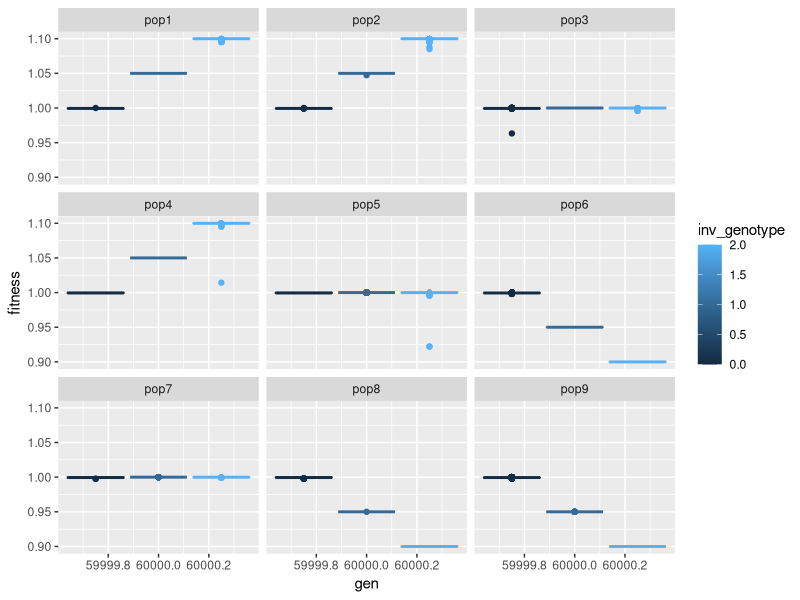
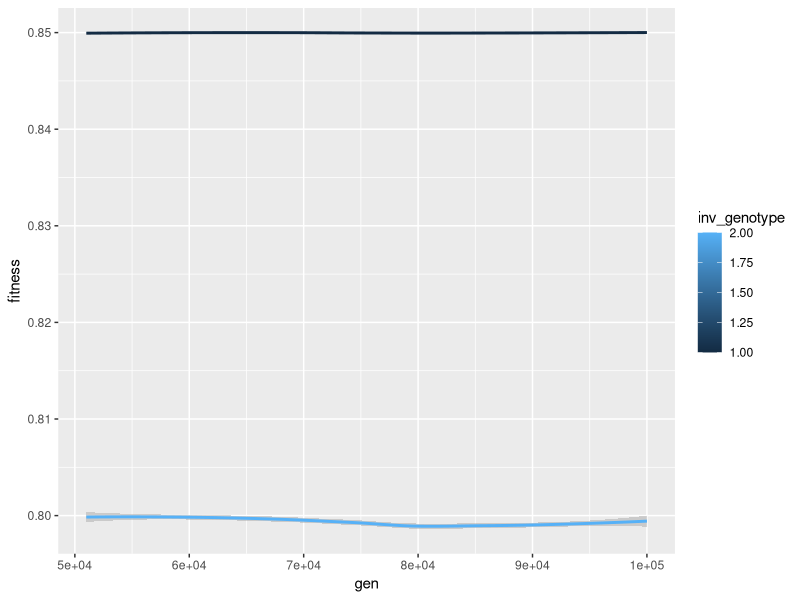

The R source for these figures, in order:
library(tidyverse)
data <- read_delim("./data/full_runs/12/12_parsed_fitness.csv", skip = 1,col_names=F) %>% # Skips the column names (first column) and says there are no column names for this data set
  rename(gen=X1,pop=X2)
data <- data %>% # %>% is a pipe function
  pivot_longer(c(-gen,-pop), names_to = "sample",values_to = "fitness") # This converts this 'wide data' to tidy data
genotypes <- read_delim("./data/full_runs/12/12_parsed_genotypes.csv",
                        skip = 1,col_names=F) %>%
  rename(gen=X1,pop=X2)
genotypes <- genotypes %>%
  pivot_longer(c(-gen,-pop), names_to = "sample",values_to = "inv_genotype")
all_data <- data %>%
  inner_join(genotypes)
#Fitness is reduced for inversion samples due to deleterious mutation build up
all_data %>%
  filter(gen == 60000) %>%
  #Normalize the fitness based on the inversion genotype
  ggplot(.,aes(x=gen,y=fitness,color=inv_genotype,group=as.factor(inv_genotype))) +
  geom_boxplot() +
  facet_wrap(~pop)
all_data %>%
  filter(pop == "pop6") %>%
  #Normalize the fitness based on the inversion genotype
  mutate(fitness = case_when(inv_genotype >= 1 ~ fitness - 0.1, # Case when is if statement in mutate, mutate is find and replace data
                             TRUE ~ fitness)) %>%
  ggplot(.,aes(x=gen,y=fitness,color=inv_genotype,group=as.factor(inv_genotype))) +
  geom_smooth(method="loess") # As factor converts 0, 1 ,2 genotype as discrete not continuous
#Allele frequency change over time